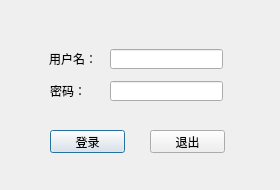
<?xml version="1.0" encoding="UTF-8"?>
<ui version="4.0">
 <class>loginDlg</class>
 <widget class="QDialog" name="loginDlg">
  <property name="geometry">
   <rect>
    <x>0</x>
    <y>0</y>
    <width>280</width>
    <height>190</height>
   </rect>
  </property>
  <property name="windowTitle">
   <string>登录</string>
  </property>
  <widget class="QLabel" name="label">
   <property name="geometry">
    <rect>
     <x>49</x>
     <y>51</y>
     <width>51</width>
     <height>16</height>
    </rect>
   </property>
   <property name="text">
    <string>用户名：</string>
   </property>
  </widget>
  <widget class="QLabel" name="label_2">
   <property name="geometry">
    <rect>
     <x>50</x>
     <y>85</y>
     <width>54</width>
     <height>12</height>
    </rect>
   </property>
   <property name="text">
    <string>密码：</string>
   </property>
  </widget>
  <widget class="QLineEdit" name="userlineEdit">
   <property name="geometry">
    <rect>
     <x>110</x>
     <y>49</y>
     <width>113</width>
     <height>20</height>
    </rect>
   </property>
  </widget>
  <widget class="QLineEdit" name="pwdlineEdit">
   <property name="geometry">
    <rect>
     <x>110</x>
     <y>81</y>
     <width>113</width>
     <height>20</height>
    </rect>
   </property>
  </widget>
  <widget class="QPushButton" name="login">
   <property name="geometry">
    <rect>
     <x>50</x>
     <y>130</y>
     <width>75</width>
     <height>23</height>
    </rect>
   </property>
   <property name="text">
    <string>登录</string>
   </property>
  </widget>
  <widget class="QPushButton" name="exit">
   <property name="geometry">
    <rect>
     <x>150</x>
     <y>130</y>
     <width>75</width>
     <height>23</height>
    </rect>
   </property>
   <property name="text">
    <string>退出</string>
   </property>
  </widget>
 </widget>
 <resources/>
 <connections>
  <connection>
   <sender>exit</sender>
   <signal>clicked()</signal>
   <receiver>loginDlg</receiver>
   <slot>close()</slot>
   <hints>
    <hint type="sourcelabel">
     <x>187</x>
     <y>141</y>
    </hint>
    <hint type="destinationlabel">
     <x>139</x>
     <y>94</y>
    </hint>
   </hints>
  </connection>
 </connections>
</ui>
